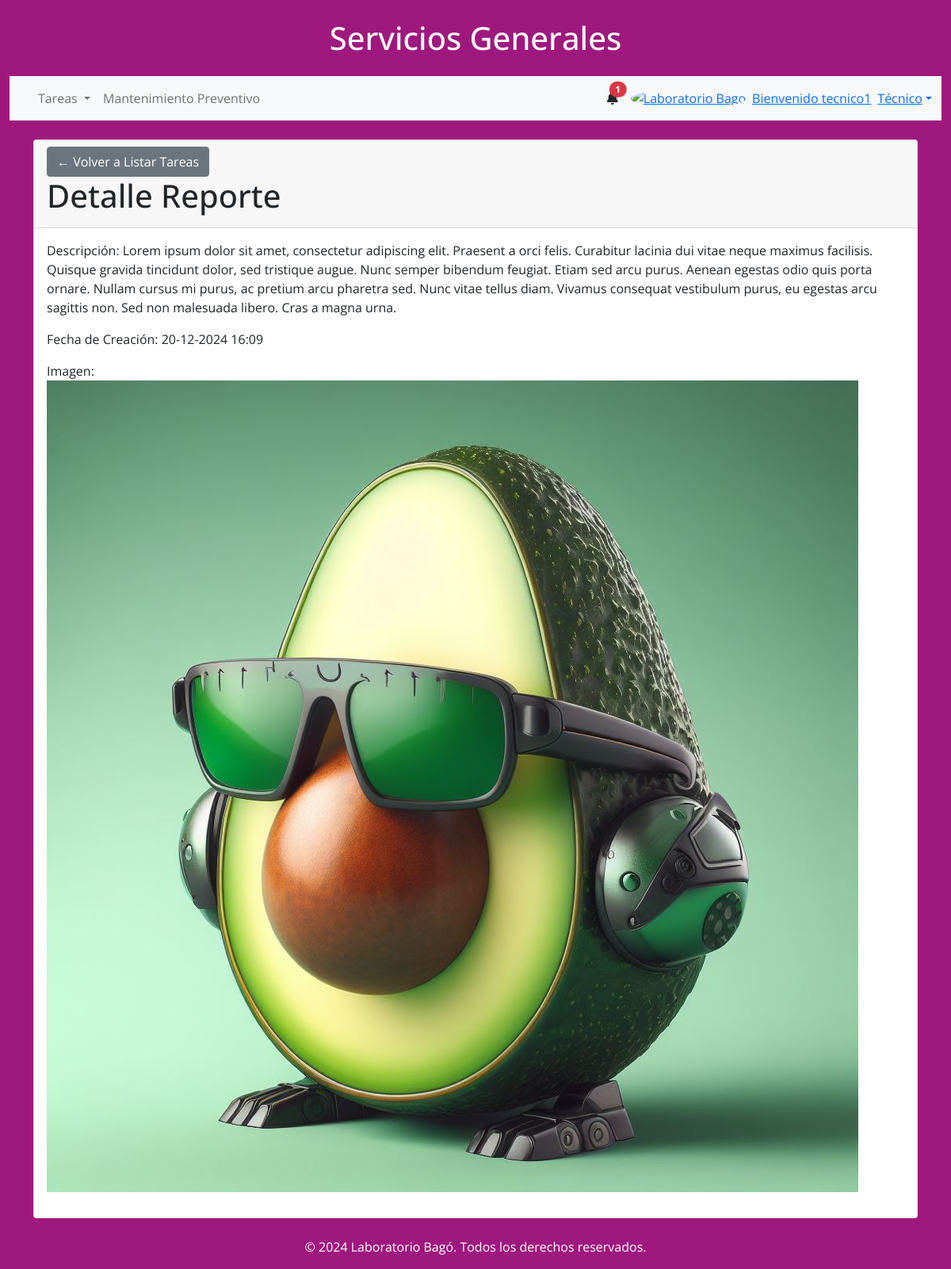
Page /externos/detalle_externo/reporte_ext/1/ (signed in) on the committed database.
### external_workers/models.py (models this page shows, shortened)
class ExternoReporte(models.Model):
    tarea_externo = models.OneToOneField(TareaExterno, on_delete=models.CASCADE, related_name='externo_reportes')
    descripcion = models.TextField(blank=False, null=True)
    imagen = models.ImageField(upload_to='ex_reporte_imagenes/', blank=False, null=True)
    fecha_creacion = models.DateTimeField(auto_now_add=True)
    creado_por = models.ForeignKey(User, on_delete=models.SET_NULL, null=True, blank=True)

### external_workers/views.py (the view)
# urls.py: path('detalle_externo/reporte_ext/<int:reporte_ex_id>/', detalle_reporte_ex, name='detalle_reporte_ext'),
@login_required
def detalle_reporte_ex(request, reporte_ex_id):
    reporte = get_object_or_404(ExternoReporte, id=reporte_ex_id)
    return render(request, 'app/detalle_externo/reporte_ext.html', {'reporte': reporte})

### app/context_processors.py (called while the page is built)
def user_groups(request):
    if request.user.is_authenticated:
        username = request.user.username
        grupos = request.user.groups.values_list('name', flat=True)
    else:
        username = None
        grupos = []
    return {
        'username': username,
        'grupos': grupos,
    }

def notificaciones(request):
    if request.user.is_authenticated:
        notificaciones = Notificacion.objects.filter(usuario=request.user, leido=False).order_by('-creado_en')[:3]
    else:
        notificaciones = []
    return {'notificaciones': notificaciones}

### app/templates/app/detalle_externo/reporte_ext.html
{% extends '../base.html' %}
{% block content %}
<div class="card mt-4">
    <div class="card-header">
        <a href="{% url 'listar_solicitudes' %}" class="btn btn-secondary">
            &#8592; Volver a Listar Tareas
        </a>
        <h1>Detalle Reporte</h1>
    </div>
    <div class="card-body">
        <p>Descripción: {{ reporte.descripcion }}</p>
        <p>Fecha de Creación: {{ reporte.fecha_creacion|date:"d-m-Y H:i" }}</p>
        {% if reporte.imagen %}
            <p>Imagen: <img src="{{ reporte.imagen.url }}" alt="Imagen del reporte" class="img-fluid"></p>
        {% endif %}
    </div>
</div>
{% endblock %}

### app/templates/app/base.html (shortened to what this page needs)
{% load static %}
<!DOCTYPE html>
<html lang="es">
    <head>
        <link
          href="https://cdnjs.cloudflare.com/ajax/libs/font-awesome/6.0.0/css/all.min.css"
          rel="stylesheet"
        />
        <link href="https://cdn.jsdelivr.net/npm/bootstrap@5.0.2/dist/css/bootstrap.min.css" rel="stylesheet">
        <link
          href="{% static 'css/style.css' %}"
          rel="stylesheet"
        />
    </head>
<body class="Body-base" style="font-family: 'Open Sans', sans-serif;">
    <div class="container-fluid">
    <header class="text-center my-4">
        <h1>Servicios Generales</h1>
    </header>
    <nav class="navbar navbar-expand-lg navbar-light bg-light">
        <div class="container-fluid">
            {% if user.is_authenticated %}
            <div class="collapse navbar-collapse" id="navbarSupportedContent">
                <ul class="navbar-nav me-auto mb-2 mb-lg-0">
                    {% if 'Supervisor' in grupos or 'Operario' in grupos or 'Técnico' in grupos %}
                    <li class="nav-item dropdown">
                        <a class="nav-link dropdown-toggle" href="#" id="tareasDropdown" role="button"
                           data-bs-toggle="dropdown" aria-expanded="false">
                            Tareas
                        </a>
                    </li>
                    {% endif %}
                    {% if 'Supervisor' in grupos or 'Técnico' in grupos or 'Externo' in grupos %}
                    <li class="nav-item">
                        <a class="nav-link" href="{% url 'lista_mantenimiento' %}">Mantenimiento Preventivo</a>
                    </li>
                    {% endif %}
                </ul>
            </div>
            <div class="d-flex align-items-center">
                <div class="dropdown">
                    <a
                        class="text-reset me-3 position-relative"
                        id="navbarDropdownMenuLink"
                        role="button"
                        data-bs-toggle="dropdown"
                        aria-expanded="false"
                        aria-label="Notifications"
                    >
                        <i class="fas fa-bell" aria-hidden="true"></i>
                        <span class="position-absolute top-0 start-100 translate-middle badge rounded-pill bg-danger">
                            {{ notificaciones|length }}
                        </span>
                    </a>
                </div>
            </div>
                <div class="dropdown">
                    <a
                        class="dropdown-toggle d-flex align-items-center"
                        href="#"
                        id="navbarDropdownMenuAvatar"
                        role="button"
                        data-bs-toggle="dropdown"
                        aria-expanded="false"
                    >
                        <img
                            src="https://bagochile.cl/wp-content/uploads/2023/05/cropped-SIMBOLO-LOGO-BAGO-OFF.jpg"
                            class="rounded-circle"
                            height="25"
                            alt="Laboratorio Bago"
                            loading="lazy"
                        />
                        {% if username %}
                        <span class="ms-2">Bienvenido {{ username }}</span>
                        {% if user.is_superuser %}
                            <span class="ms-2">Admin</span>
                        {% else %}
                            {% if grupos %}
                                {% for grupo in grupos %}
                                    <span class="ms-2">{{ grupo }}</span>
                                {% endfor %}
                            {% else %}
                                <span class="ms-2">Sin Rol Asignado</span>
                            {% endif %}
                        {% endif %}
                    {% endif %}
                    </a>
                </div>
                {% else %}
                <div>
                    <a href="{% url 'login' %}" class="btn btn-outline btn-rounded">Login</a>
                    <a href="{% url 'registro' %}" class="btn btn-outline btn-rounded">Registrarse</a>
                </div>
                {% endif %}
            </div>
        </div>
    <div class="container my-4">
        {% block content %}{% endblock content %}
    </div>
    <footer class="text-center mt-4">
        <p>&copy; 2024 Laboratorio Bagó. Todos los derechos reservados.</p>
    </footer>
{% load sweetify %}
</body>
</html>

### app/static/css/style.css (style rules this page uses)
.Body-base { background-color: #9f187e; }
header { color: white !important; }
footer { color: white !important; }

### rows in the picture
ExternoReporte: descripcion "Lorem ipsum dolor sit amet, consectetur adipiscing elit. Praesent a orci felis. Curabitur lacinia dui vitae neque maximus facilisis. Quisque gravida tincidunt dolor, sed tristique augue. Nunc semper bibendum feugiat. Etiam sed arcu purus. Aenean egestas odio quis porta ornare. Nullam cursus mi purus, ac pretium arcu pharetra sed. Nunc vitae tellus diam. Vivamus consequat vestibulum purus, eu egestas arcu sagittis non. Sed non malesuada libero. Cras a magna urna.", fecha_creacion "20-12-2024 16:09", imagen (picture)

### other values in the picture
{{ notificaciones|length }} "1"
{{ username }} "tecnico1"
{{ grupo }} "Técnico"
